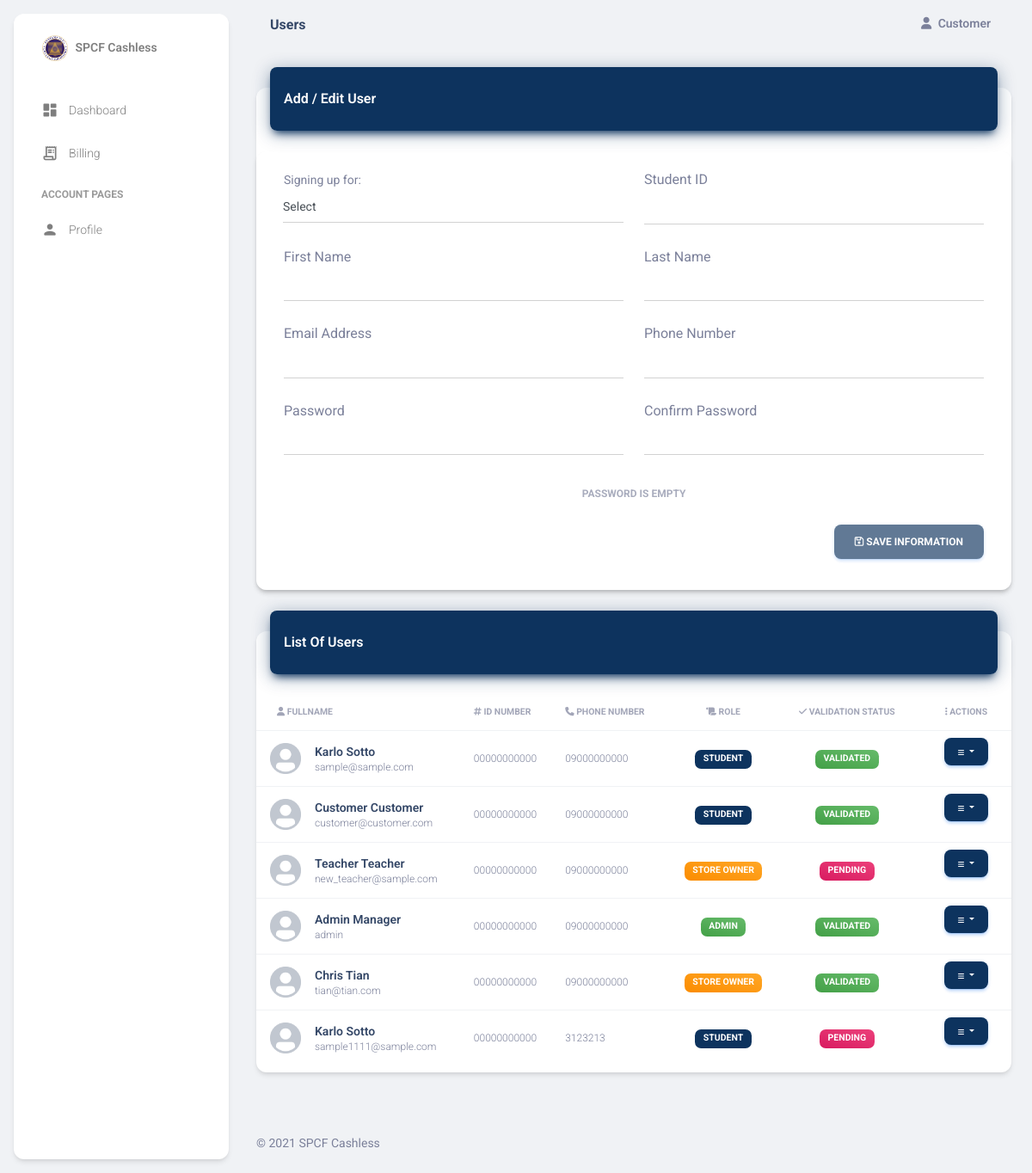
Page /users.php (signed in) on the earlier database version.
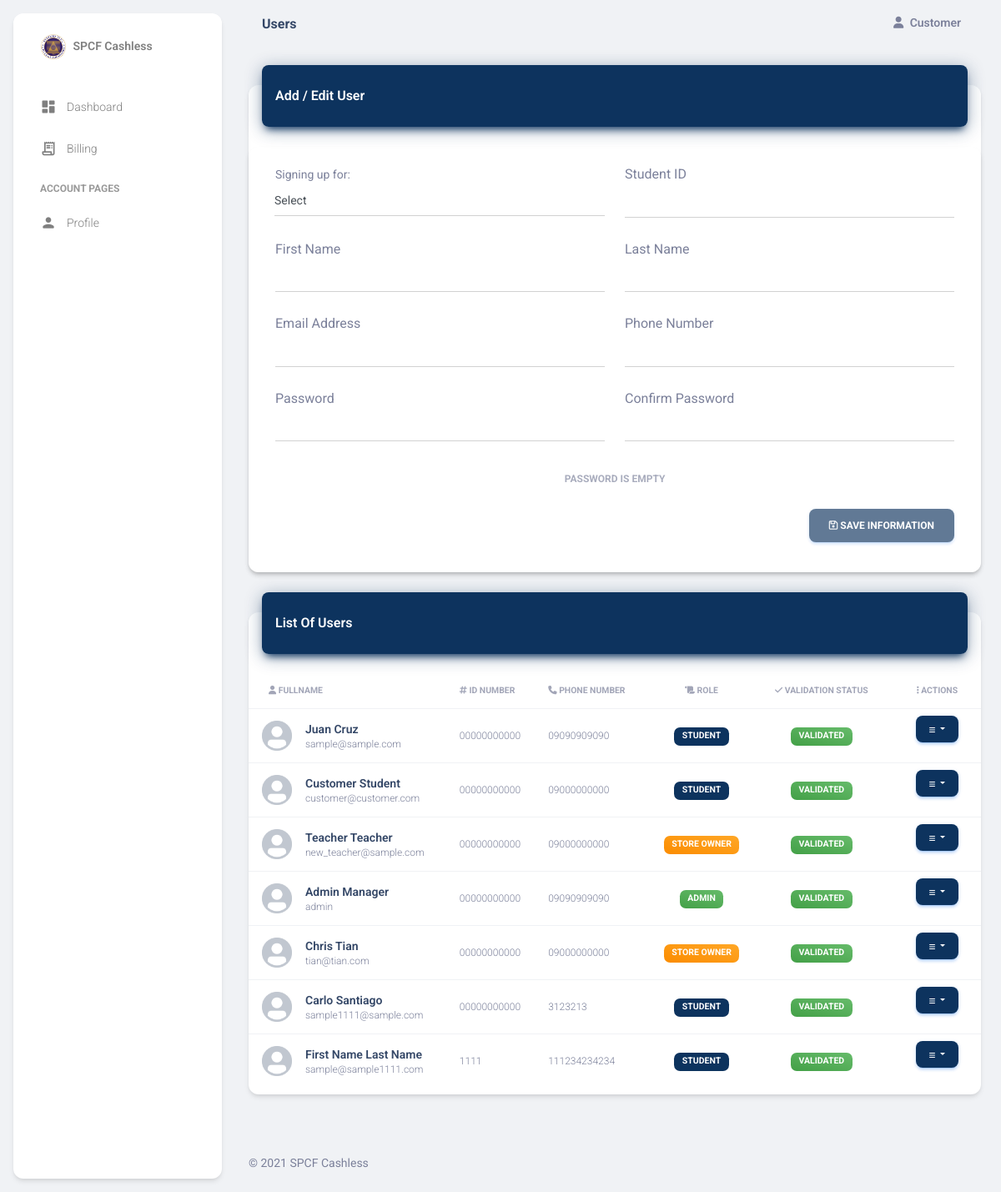
Same page on the later database version.
### tables this page shows
CREATE TABLE `users` (
  `id` int(12) NOT NULL,
  `student_id` varchar(32) NOT NULL DEFAULT '00000000000',
  `firstname` varchar(256) DEFAULT NULL,
  `lastname` varchar(256) DEFAULT NULL,
  `email` varchar(256) DEFAULT NULL,
  `phone_number` varchar(12) DEFAULT '09000000000',
  `password` varchar(128) DEFAULT NULL,
  `role` int(12) DEFAULT 2,
  `validated` tinyint(1) DEFAULT 0
);

### users.php (the view, shortened to what this page needs)
<?php
require_once("process_users.php");
include("head.php");
$users = mysqli_query($mysqli, "SELECT *, u.id AS user_id
    FROM users u
    JOIN role r
    ON r.id = u.role ");
$isAdding = true;
?>
<body class="g-sidenav-show  bg-gray-200">
  <?php include("aside.php"); ?>
  <main class="main-content position-relative max-height-vh-100 h-100 border-radius-lg ">
    <?php include("navbar.php"); ?>
    <div class="container-fluid py-4">
      <div class="row">
        <div class="col-12">
          <div class="card my-4">
            <div class="card-header p-0 position-relative mt-n4 mx-3 z-index-2">
              <div class="bg-gradient-info shadow-info border-radius-lg pt-4 pb-3">
                <h6 class="text-white text-capitalize ps-3">Add / Edit User</h6>
              </div>
            </div>
            <div class="card mt-4">
              <div class="card-body p-3">
                <form action="process_users.php" method="post">
                  <div class="row m-1">
                    <div class="col-md-6 d-flex align-items-center">
                      <div class="input-group input-group-static mb-4">
                        <label for="formControlSelectRole" class="ms-0">Signing up for: </label>
                        <select class="form-control" id="formControlSelectRole" name="role" value="<?php if(!$isAdding){echo  $user['role_id'];} ?>" required>
                          <option value="" disabled selected>Select</option>
                        </select>
                      </div>
                    </div>
                    <div class="col-md-6">
                      <div class="input-group input-group-static mb-4">
                        Student ID
                        <input type="number" class="form-control" value="<?php if(!$isAdding){echo $user['student_id'];}else if(isset($_GET['student_id'])){echo $_GET['student_id']; } ?>" name="student_id" required>
                      </div>
                    </div>
                    <div class="col-md-6">
                      <div class="input-group input-group-static mb-4">
                        First Name
                        <input type="text" class="form-control" value="<?php if(!$isAdding){echo $user['firstname'];}else if(isset($_GET['fname'])){echo $_GET['fname']; } ?>" name="fname" required>
                      </div>
                    </div>
                    <div class="col-md-6">
                      <div class="input-group input-group-static mb-4">
                        Last Name
                        <input type="text" class="form-control" value="<?php if(!$isAdding){echo $user['lastname'];}else if(isset($_GET['lname'])){echo $_GET['lname']; } ?>" name="lname" required>
                      </div>
                    </div>
                    <div class="col-md-6">
                      <div class="input-group input-group-static mb-4">
                        Email Address
                        <input type="email" class="form-control" value="<?php if(!$isAdding){echo $user['email'];}else if(isset($_GET['email'])){echo $_GET['email']; } ?>" name="email" required>
                      </div>
                    </div>
                    <div class="col-md-6">
                      <div class="input-group input-group-static mb-4">
                        Phone Number
                        <input type="number" class="form-control" value="<?php if(!$isAdding){echo $user['phone_number'];}else if(isset($_GET['phone_number'])){echo $_GET['phone_number']; } ?>" name="phone_number" required>
                      </div>
                    </div>
                    <?php if ($isAdding) { ?>
                      <div class="col-md-6">
                        <div class="input-group input-group-static mb-4">
                          Password
                          <input type="password" class="form-control" value="" name="password" id="password" required>
                        </div>
                      </div>
                      <div class="col-md-6">
                        <div class="input-group input-group-static mb-4">
                          Confirm Password
                          <input type="password" class="form-control" value="" name="email" id="confirm_password" required>
                        </div>
                      </div>
                      <button disabled id="password-message" class="btn btn-block"></button>
                      <div class="col-md-12 text-end">
                        <button class="btn btn-info" type="submit" name="save_user" id="register_account"><i class="far fa-save"></i> Save Information</button>
                      </div>
                    <?php } ?>
                  </div>
                </form>
              </div>
            </div>
          </div>
        </div>
      </div>
      <div class="col-12">
        <div class="card my-4">
          <div class="card-header p-0 position-relative mt-n4 mx-3 z-index-2">
            <div class="bg-gradient-info shadow-info border-radius-lg pt-4 pb-3">
              <h6 class="text-white text-capitalize ps-3">List of users</h6>
            </div>
          </div>
          <div class="card-body px-0 pb-2">
            <div class="table-responsive p-0">
              <table class="table align-items-center mb-0">
                <thead>
                  <tr>
                    <th class="text-uppercase text-secondary text-xxs font-weight-bolder opacity-7"><i class="fas fa-user"></i> Fullname</th>
                    <th class="text-uppercase text-secondary text-xxs font-weight-bolder opacity-7 ps-2"><i class="fas fa-hashtag"></i> ID Number</th>
                    <th class="text-uppercase text-secondary text-xxs font-weight-bolder opacity-7 ps-2"><i class="fas fa-phone"></i> Phone Number</th>
                    <th class="text-center text-uppercase text-secondary text-xxs font-weight-bolder opacity-7"><i class="fas fa-scroll"></i> Role</th>
                    <th class="text-center text-uppercase text-secondary text-xxs font-weight-bolder opacity-7"><i class="fas fa-check"></i> Validation Status</th>
                    <th class="text-center text-uppercase text-secondary text-xxs font-weight-bolder opacity-7"><i class="fas fa-ellipsis-v"></i> Actions</th>
                  </tr>
                </thead>
                <tbody>
                  <?php while ($user = mysqli_fetch_array($users)) { ?>
                    <tr>
                      <td>
                        <div class="d-flex px-2 py-1">
                          <div>
                            <img src="assets/img/profile-picture/dp.png" class="avatar avatar-sm me-3 border-radius-lg" alt="user1">
                          </div>
                          <div class="d-flex flex-column justify-content-center">
                            <h6 class="mb-0 text-sm"><a href="profile.php?user=<?php echo $user['id']; ?>" target="_blank"><?php echo $user["firstname"] . " " . $user["lastname"]; ?></a></h6>
                            <p class="text-xs text-secondary mb-0"><?php echo $user['email']; ?></p>
                          </div>
                        </div>
                      </td>
                      <td>
                        <p class="text-xs text-secondary mb-0"><?php echo $user['student_id']; ?></p>
                      </td>
                      <td>
                        <p class="text-xs text-secondary mb-0"><?php echo $user['phone_number']; ?></p>
                      </td>
                      <td class="align-middle text-center text-sm">
                        <?php if ($user['role'] == 1) { ?>
                          <span class="badge badge-sm bg-gradient-success">Admin</span>
                        <?php } else if ($user['role'] == 2) { ?>
                          <span class="badge badge-sm bg-gradient-info">Student</span>
                        <?php } else { ?>
                          <span class="badge badge-sm bg-gradient-warning">Store Owner</span>
                        <?php } ?>
                      </td>
                      <td class="align-middle text-center text-sm">
                        <?php if ($user['validated'] == 0) { ?>
                          <span class="badge badge-sm bg-gradient-primary">Pending</span>
                        <?php } else { ?>
                          <span class="badge badge-sm bg-gradient-success">Validated</span>
                        <?php } ?>
                      </td>
                      <td class="align-middle text-center text-sm">
                        <div class="btn-group">
                          <button class="btn btn-info btn-sm dropdown-toggle" type="button" data-toggle="dropdown" aria-haspopup="true" aria-expanded="false">
                            <i class="fas fa-bars"></i>
                          </button>
                        </div>
                      </td>
                    </tr>
                  <?php } ?>
                </tbody>
              </table>
            </div>
          </div>
        </div>
      </div>
    </div>
    <?php include("footer.php"); ?>
  </main>
</body>
</html>

### head.php (shortened to what this page needs)
<!DOCTYPE html>
<html lang="en">
<head>
  <link href="./assets/css/nucleo-icons.css" rel="stylesheet" />
  <link href="./assets/css/nucleo-svg.css" rel="stylesheet" />
  <link id="pagestyle" href="./assets/css/material-dashboard.css?v=3.0.0" rel="stylesheet" />
</head>

### aside.php (shortened to what this page needs)
<aside class="sidenav navbar navbar-vertical navbar-expand-xs border-0 border-radius-xl my-3 fixed-start ms-3 bg-white" id="sidenav-main">
    <div class="sidenav-header">
      <a class="navbar-brand m-0" href="index.php" target="_self">
        <img src="./assets/img/logo-ct.png" class="navbar-brand-img h-100" alt="main_logo">
        <span class="ms-1 font-weight-bold text-black-50">SPCF Cashless</span>
      </a>
    </div>
    <hr class="horizontal light mt-0 mb-2">
    <div class="collapse navbar-collapse  w-auto  max-height-vh-100" id="sidenav-collapse-main">
      <ul class="navbar-nav">
        <li class="nav-item">
          <a class="nav-link text-black-50 <?php if($_SESSION['sidebar'] == "dashboard"){echo "active bg-gradient-info";} ?>" href="index.php">
            <div class="text-black-50 text-center me-2 d-flex align-items-center justify-content-center">
              <i class="material-icons opacity-10">dashboard</i>
            </div>
            <span class="nav-link-text ms-1">Dashboard</span>
          </a>
        </li>
        <li class="nav-item">
          <a class="nav-link text-black-50 <?php if($_SESSION['sidebar'] == "billing"){echo "active bg-gradient-info";} ?>" href="billing.php">
            <div class="text-black-50 text-center me-2 d-flex align-items-center justify-content-center">
              <i class="material-icons opacity-10">receipt_long</i>
            </div>
            <span class="nav-link-text ms-1">Billing</span>
          </a>
        </li>
        <li class="nav-item mt-3">
          <h6 class="ps-4 ms-2 text-uppercase text-xs text-black-50 font-weight-bolder opacity-8">Account pages</h6>
        </li>
        <li class="nav-item">
          <a class="nav-link text-black-50 <?php if($_SESSION['sidebar'] == "profile"){echo "active bg-gradient-info";} ?>" href="profile.php">
            <div class="text-black-50 text-center me-2 d-flex align-items-center justify-content-center">
              <i class="material-icons opacity-10">person</i>
            </div>
            <span class="nav-link-text ms-1">Profile</span>
          </a>
        </li>
      </ul>
    </div>
  </aside>

### navbar.php (shortened to what this page needs)
<nav class="navbar navbar-main navbar-expand-lg px-0 mx-4 shadow-none border-radius-xl" id="navbarBlur" navbar-scroll="true">
    <div class="container-fluid py-1 px-3">
        <nav aria-label="breadcrumb">
            <h6 class="font-weight-bolder mb-0"><?php echo ucfirst($_SESSION['sidebar']); ?></h6>
        </nav>
        <div class="collapse navbar-collapse mt-sm-0 mt-2 me-md-0 me-sm-4" id="navbar">
            <ul class="navbar-nav justify-content-end">
                <li class="nav-item px-3 d-flex align-items-center">
                </li>
                <li class="nav-item dropdown pe-2 d-flex align-items-center">
                    <a href="javascript:;" class="nav-link text-body p-0" id="dropdownMenuButton" data-bs-toggle="dropdown" aria-expanded="false">
                        <i class="fa fa-user me-sm-1"></i>
                        <span class="d-sm-inline d-none font-weight-bold"><?php echo ucfirst($_SESSION['firstname']); ?></span>
                    </a>
                </li>
            </ul>
        </div>
    </div>
</nav>

### footer.php (shortened to what this page needs)
<footer class="footer py-4  ">
    <div class="container-fluid">
        <div class="row align-items-center justify-content-lg-between">
            <div class="col-lg-6 mb-lg-0 mb-4">
                <div class="copyright text-center text-sm text-muted text-lg-start">
                    © <?php echo date("Y"); ?>
                    SPCF Cashless
                </div>
            </div>
        </div>
    </div>
</footer>

### head.php (style rules this page uses)
.bg-gradient-primary { background-color: #4caf50 !important; }

Differences in the rows shown:
changed users "sample@sample.com": firstname "Karlo" → "Juan"; lastname "Sotto" → "Cruz"; phone_number "09000000000" → "09090909090"
changed users "Customer": lastname "Customer" → "Student"
changed users "Teacher": validated "PENDING" → "VALIDATED"
changed users "Admin": phone_number "09000000000" → "09090909090"
changed users "sample1111@sample.com": firstname "Karlo" → "Carlo"; lastname "Sotto" → "Santiago"; validated "PENDING" → "VALIDATED"
added users: firstname "First Name", lastname "Last Name", email "sample@sample1111.com", student "1111", phone_number "111234234234", shows "STUDENT", validated "VALIDATED"
